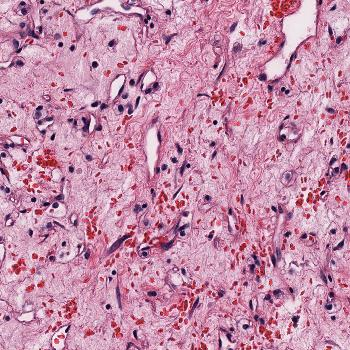
#> input picture project-data/images/TCGA-3Z-A93Z-01Z-00-DX1.27-93.69Y.jpg, 350 x 350 px; its folder holds only this picture in this run
$ jupyter execute --allow-errors 'Cell Nuclei Location Detection in Microscopy Images.ipynb'   (shell and % lines are left out)   (older library calls are emulated)
#> lines starting #> are read from the running program, lines starting #| are printed output that depends on the picture
## Cell Nuclei Location Detection in Microscopy Images using Pixel wise Classification

These are the points I will be discussing in this notebook:
- Objective
- Dataset
- Analysis of the problem and the dataset
- Discussion of the approach
- Preprocessing of Data and proposals for any other preprocessing done
- Code
- Conclusion

#### Contact:
- __Name:__ Siddalingesha D S
- __Email:__ devarman@usc.edu
- __Location:__ Los Altos
- __Linkedin:__ https://www.linkedin.com/in/siddalingeshads/
- __Gtihub:__  https://github.com/SiddalingeshaDS

## Objective

The objective of the project was to identify and analyze the properties of the nuclei visible in histopathology samples taken from cancer patients.

To achieve this I defined multiple tasks that has to be achieved:
1. Given an microscopy image, identify the nucleus locations.
2. Leverage the data of the nucleus locations per image and the information that the image is from cancerous or control sample to further investigate.

## Dataset

The dataset consisted of 100 labelled images, each consisting of a corresponding array of nuclei location with it. It also consisted of 321 unlabelled images of the samples.

## Analysis

### Identification of the Nucleus Locations

The problem can be treated as a pixel-wise classification problem. Based on the labels that is provided that corresponds to the pixel location of each nuclei, it can be used to create a mask of the images highlighting the locations of each nuclei in the corresponding input image.

One of the methods to use to solve such pixel wise segmentation/classification problem is  Mask RCNN architecture. However, Mask RCNN requires the label to be an annotated image highlighting the pixels of specific objects of interest in each ground truth image. Considering the given input labels are highlighting specific location of each nuclei and not the set of pixels, we have two solutions at hand:
- Manually relabel the images to highlight the pixels of interest
- Modify the architecture of Mask RCNN model to take label change into consideration.

These solutions are time consuming and would not be feasible as a first step to evaluate the entire process. Also, the label data is not that large to consider Mask RCNN deep learning model. Hence, as a first step, I want to try classical ML methods like SVM, Random Forest etc, or an ensemble of them to verify if anything can be learnt from the existing data.

Before we proceed with the approach, there are few assumptions I have made about the data.

#### Assumptions:
- The labels of each nuclei correspond to the location of the centroid pixel ( central pixel ) of the group of pixels that identify the nucleus.
- Each nucleus is atleast few pixels away (3) from each other.
- Observation: These microscopy images contain stained cell images with nuclei highlighted in darker stains.

The dataset was analysed and the ratio of nuclei locations to the total number of pixels is very high. It is a highly imbalanced dataset if we consider the number of nuclei to total number of pixels in the image. (9776515:23485) We cannot rely on the accuracy metric for providing any useful information.

Instead of treating this problem as a pixel-wise classification/segmentation problem, other alternate approaches can also be taken. For example, instead of using each pixel information, we can cluster them as super pixels. Super pixels are a concept where similar pixels are clustered in an unsuperivised method. They can be created by using algorithms like KMeans Clustering, Mean Shift Filtering, SLIC Superpixel algorithm available in OpenCV library. This can be included as a preprocessing step.

However, for the current iteration, I will consider pixel wise information only.

### Analyzing the nucleus location information

I stored the information about each nuclei location per image and a flag to identify if the image is from cancerous or control sample in a pandas dataframe. The output of the above model can be used to fill this dataframe for all the nucleus locations for the images in our dataset.

This information can be used to find the density of the nucleus in each image and use them as a feature to classify if the image is from cancerous or control sample.

# Identification of the Nucleus Locations

## Approach

The approach is to do a pixel level classification of the image - if it contains an nuclei or not. I have used many models to train and different ways to tackle the class imbalance.

#### Converting the input data to fit the task:
The input labels are converted to mask images. We first create a 360 x 360 numpy array, and mark the pixel locations with nucleus based on the json input of nuclei location corresponding to that image.
At this step, I tried two approaches:
- __Mark only one pixel per nuclei location as true labels__ - This allows us to be specific about the information that are treated as true value in our problem. We can add the adjacent information of the true pixel by using the output of colvolution filter as its features (more on this later).
- __Mark a block of 3x3 pixels around the nuclei location as true lables__ ( based on the assumption that the given ground truth labels correspond to centroid of atleast 3x3 nucleus) - This allows us to sythetically feed more true labels to the model as we observed a large imbalance in the true to false ratio in each image.

After creation of the mask image, the input images and the output masks are flattened to create the training dataset. Each entry in the training data corresponds to a pixel and its corresponding label of 0/1 to indicate if it is a nucleus pixel.

#### Feature selection:
The approach for feature selection is based on the observation that the color of the stain is different for nucleus and cell plasma. Based on this, I consider the following features:
1. RGB values - The RGB channel values in the image are considered as the features as they highlight what color each pixel is.
2. CIE LAB values - Desirable that same small distances in the color space correspond to the same (similar) perceptual differences, regardless of the absolute positions of the points in the space i.e, the LAB space is used because it maps the values of colors that are perceived similar within same distance. If there are two colors that appear similar, they have same distance between them in the LAB space. This allows to observe that the darker stain pixels(indicating the nucleus, cell borders, etc) are grouped together because of their similarity, and lighter stains pixels (indicating the plasma) are grouped together.
3. Surrounding pixel features - A 3x3 filter is convolved for each pixel to get the surrounding information as a feature for each pixel. The observation is that, nucleus pixels are grouped together spatially, and addding this feature increases the chance of finding a centroid as compared to other darker stain pixels like cell borders, etc.

#### Selection of the algorithm:
The selection of the machine learning algorithm is quite intersting as the class imbalance makes it harder to reason out which might work better. I was more inclined towards trying out SVM models due to their inherent ability to classify outliers as well, but am aware that such higher imbalance ratio might make it difficult even with this. I wanted to try Random Forest as the next model, given that it allows us to reduce the variance error. I have tried variety of other models in my approach and heirarchial ensemble models as well.

#### Dealing with class imbalance:
This might be the most important issue that had to be addressed in this case. By considering the problem to be a pixel level classification problem, I was faced with a large imbalanced data set.

I tried multiple methods to overcome this:
1. Resampling the training set:
    - I marked surrounding pixels of each nuclei location in the ground truth labels as nucleus pixels, there by increasing the True pixel size. This was to synthetically create more true labels based on the problem information that I possess (or the assumption I made).
    - Downsampling the false lables: The false labels were randomly selected from the training data set of pixels to match the true labels
2. Ensemble different resampled datasets: This was an interesting approach I tried where multiple resamples of the false labels were taken along with the true lables and various models were trained. These models were then used as an ensemble to provide the prediction.
3. Resample with different ratios: This extends the above idea to resample with an increasing ratio of false data for training each model. I introduced a beta parameter while creating training data set to increase the size of the false data set linearly.

These ideas are expressed in the following reference:
https://www.kdnuggets.com/2017/06/7-techniques-handle-imbalanced-data.html

## Preprocessing

The preprocessing involved creating a mask image for each image which identifies the pixel that is the location of the nuclei.

## Code

The code is split into various modules:
1. Loading the data
2. Preprocessing and creating a training dataset
3. Feature selection
4. Running an ensemble for single classifier
5. Running an ensemble of multiple classifier
6. Inference for identification of nuclei location

### Setup

[cell 1]
# Imports
from glob import glob
import os
import numpy as np
import json
import scipy
import scipy.misc
from skimage import io, color
import cv2
from sklearn.preprocessing import MinMaxScaler
import pandas as pd
import time
from sklearn import model_selection
from sklearn.ensemble import VotingClassifier
import math
import matplotlib.pyplot as plt
from PIL import Image
from sklearn.model_selection import train_test_split
from sklearn import metrics
import pickle as pkl

[cell 2]
# Setup
plt.rcParams['axes.labelsize'] = 14
plt.rcParams['xtick.labelsize'] = 12
plt.rcParams['ytick.labelsize'] = 12

### Loading the data

The data is loaded from the data folder. Any image that contains a label is considered as a training/validation/testing set. Everything else is considered a general testing dataset.

[cell 3]
# Load the data
def load_data(data_folder, image_shape=(360, 360), mark_surrounding=False):
    '''
        Function to process the image and label files and return the list of trained images, train labels, test images and meta information for all images
    '''
#> called with data_folder = 'project-data', image_shape = (360, 360), mark_surrounding = False

    ## Get all the image paths from the data folder
    image_paths = glob(os.path.join(data_folder, 'images', '*.jpg'))
    # Get the label paths from the data folder
    label_paths = {
        os.path.basename(path).replace('.nuclei.json', '.jpg'): path
        for path in glob(os.path.join(data_folder, 'nuclei-locations', '*.nuclei.json'))}
    np.random.shuffle(image_paths)
    print('[INFO] Number of images and labels', len(image_paths), len(label_paths))
    train_image_list = []
    label_list = []
    test_image_list = []
    # Store the information of each image and nuclei location to use for analysis
    data = {'file_name': [],'cancerous': [], 'nucleus_x_pos': [], 'nucleus_y_pos': []}
    for image_file in image_paths:
        # Get the file name and if cancerous sample
        file_name = os.path.basename(image_file)
        cancerous = True if file_name.split('-')[3].startswith('01') else False
        # If there is a ground truth label
        if os.path.basename(image_file) in label_paths:
            with open(label_paths[os.path.basename(image_file)], 'rb') as f:
                text = f.read()
                obj = json.loads(text)
                label_image = np.zeros(image_shape)
                for nuclei in obj['nuclei']:
                    if mark_surrounding:
                        min_xrange = nuclei['x'] - 2
                        max_xrange = nuclei['x'] + 1
                        min_yrange = nuclei['y'] - 2
                        max_yrange = nuclei['y'] + 1
                    else:
                        min_xrange = nuclei['x'] - 1
                        max_xrange = nuclei['x']
                        min_yrange = nuclei['y'] - 1
                        max_yrange = nuclei['y']
                    for _x in range(max(min_xrange, 0), min(max_xrange, image_shape[0])):
                        for _y in range(max(min_yrange, 0), min(max_yrange, image_shape[1])):
                            label_image[_x, _y] = 1
                            data['file_name'].append(file_name)
                            data['cancerous'].append(cancerous)
                            data['nucleus_x_pos'].append(nuclei['x'] - 1)
                            data[ 'nucleus_y_pos'].append(nuclei['y'] - 1)

            image = scipy.misc.imresize(scipy.misc.imread(image_file), image_shape)
            train_image_list.append(image)
            label_list.append(label_image)
        else:
            data['file_name'].append(file_name)
            data['cancerous'].append(cancerous)
            data['nucleus_x_pos'].append(None)
            data[ 'nucleus_y_pos'].append(None)

            image = scipy.misc.imresize(scipy.misc.imread(image_file), image_shape)
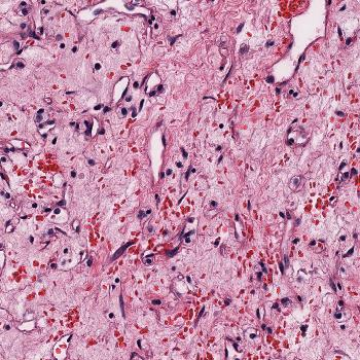
#> image: shape (360, 360, 3); mean R, G, B 198.2, 141.9, 171
            test_image_list.append(image)

    return train_image_list, label_list, test_image_list, data

# [12 lines left out: functions getMaskImage, displayImages, not called in this run]

### Feature Selection

These functions define the feature creation methods.

[cell 4]
'''
Reference: http://machinelearninguru.com/computer_vision/basics/convolution/image_convolution_1.html
'''

# [19 lines left out: function convolve2d, not called in this run]

[cell 5]
def get_features(image_list, label_list, features=['RGB', 'LAB', 'CONVOLVE'], scale=False):
    X = []
    y = []
    kernel = [[1, 1, 1,], [1, 1, 1], [1, 1, 1]]
    for i, img in enumerate(image_list):
        f = None
        lab = cv2.cvtColor(img, cv2.COLOR_BGR2LAB)
        if 'LAB' in features:
            f = lab.reshape(lab.shape[0] * lab.shape[1], lab.shape[2])

        if 'RGB' in features:
            if f is not None:
                f = np.hstack((img.reshape(img.shape[0] * img.shape[1], img.shape[2]), f))
            else:
                f = img.reshape(img.shape[0] * img.shape[1], img.shape[2])

        if 'CONVOLVE' in features:
            _l = convolve2d(lab[:,:,0], kernel).reshape(lab.shape[0] * lab.shape[1], 1)
            _a = convolve2d(lab[:,:,1], kernel).reshape(lab.shape[0] * lab.shape[1], 1)
            _b = convolve2d(lab[:,:,2], kernel).reshape(lab.shape[0] * lab.shape[1], 1)
            _lab = np.hstack((_l, _a, _b))

            _r = convolve2d(img[:, :, 0], kernel).reshape(img.shape[0] * img.shape[1], 1)
            _g = convolve2d(img[:, :, 1], kernel).reshape(img.shape[0] * img.shape[1], 1)
            _b = convolve2d(img[:, :, 2], kernel).reshape(img.shape[0] * img.shape[1], 1)
            _rgb = np.hstack((_r, _g, _b))

            _f = np.hstack((_lab, _rgb))
            if f is not None:
                f = np.hstack((_f, f))
            else:
                f = _f
        label = label_list[i].ravel()
        X.append(f)
        y.append(label)
    X = np.concatenate(tuple(X))
    # Scale the features
    if scale:
        scaler = MinMaxScaler()
        scaler.fit(X)
        X = scaler.transform(X)
    y = np.array(y).ravel()
    print('[INFO] Features shape', X.shape, y.shape)
    return X, y

### Creation of the training dataset

This function is used to create batches of training datsets that are used by the ensemble of the models. This function helps to manage the imbalance in the training dataset.

[cell 6]
# [19 lines left out: function create_training_dataset, not called in this run]

### Training the model

This is a helper function to train a model for various classifiers. This is used while creating the ensemble model and while evaluating variety of the algorithms.

[cell 7]
# [60 lines left out: functions train_model, test_model, not called in this run]

### Training an ensemble classifier for single algorithm

This is the main function that trains an ensemble of models for a certain classifer with/without resample of imbalanced dataset with different ratio.

[cell 8]
# [50 lines left out: function run_classifier, not called in this run]

### Training an ensemble model in hierarchy of different models

This is the main function that trains a heirarchy of ensemble of models for a different classifers with/without resample of imbalanced dataset with different ratio.

[cell 9]
# [54 lines left out: function run_ensemble_for_all, not called in this run]

### Plotting functions

[cell 10]
# [12 lines left out: function plot_estimator_results, not called in this run]

### Testing the models

[cell 11]
# [62 lines left out: functions infer_create_features, compute_prediction, not called in this run]

def infer_train_images(image_dir,model_path, output_dir, features):
    filelist = glob(image_dir+'/*.jpg')

#     labellist = glob(image_dir.replace('images', 'nuclei-locations') + '/*.json')
    labellist = {
        os.path.basename(path).replace('.nuclei.json', '.jpg'): path
        for path in glob(os.path.join('project-data', 'nuclei-locations', '*.nuclei.json'))}
    print ('[INFO] Running inference on 10 images')
    model = pkl.load(open( model_path, "rb" ) )
    inference_img_list = []
    i = 1
    for file in filelist:
        if os.path.basename(file.split('/')[-1]) in labellist:
            print ('[INFO] Processing image:', str(i))
            i += 1
            label_path = os.path.join('project-data/nuclei-locations',os.path.basename(file.split('/')[-1]).replace('.jpg', '.nuclei.json'))
            print(label_path)
            with open(label_path, 'rb') as f:
                text = f.read()
                obj = json.loads(text)
                label_image = np.zeros((360, 360))
                print('[INFO] Number of Nuclei in Ground Truth', len(obj['nuclei']))
                for nuclei in obj['nuclei']:
                    label_image[nuclei['x'] - 1, nuclei['y'] - 1] = 1
            print()
            _y = label_image.ravel()
            inference_img = compute_prediction(cv2.imread(file, 1), _y, model, features)
            inference_img_list.append((file, inference_img))
            print()
            print()
            if i == 10:
                break
    return inference_img_list

# [18 lines left out: function infer_test_images, not called in this run]

### Execution

[cell 12]
train_image_list, label_list, test_image_list, meta_data = load_data('project-data', (360, 360))
#> train_image_list = []; label_list = []; test_image_list = 1 item; meta_data = 4 items

[cell 13]
df = pd.DataFrame.from_dict(meta_data)
#> df = table of 1 rows and 4 columns
df.head()
#> Out = table of 1 rows and 4 columns

#> (a cell that did not finish here is left out)

#> after the loop in get_features, `for i, img in enumerate(image_list):`: X = []

#> (a cell that did not finish here is left out)

#> (a cell that did not finish here is left out)

#> (a cell that did not finish here is left out)


#> (a cell that did not finish here is left out)

#> (a cell that did not finish here is left out)

#> (a cell that did not finish here is left out)

#> (a cell that did not finish here is left out)

#> (reads models/Ensemble_model_SVM.pkl from the repository)
